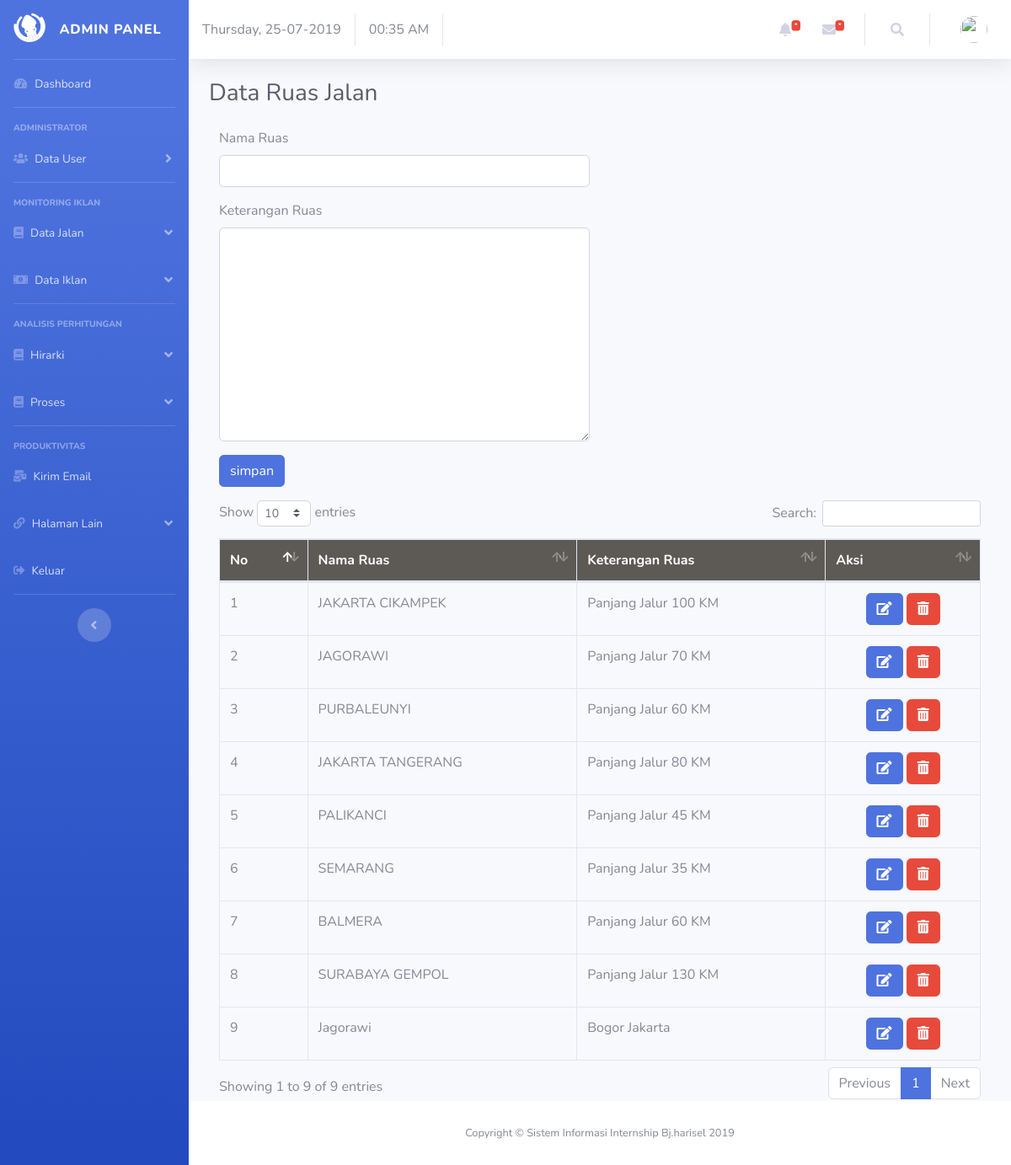
Page /index.php/jalan on the committed database.
### tables this page shows
CREATE TABLE `jalan` (
  `id_jalan` int(11) NOT NULL,
  `namajalan` varchar(128) NOT NULL,
  `keterangan` text NOT NULL
);

### application/controllers/Jalan.php (called while the page is built, shortened)
<?php
class Jalan extends CI_Controller {
	public function __construct()
	{
		$this->load->model('model_jalan');
		$this->load->library('cart');
	}
	public function index()
	{
        $data=array(
            'title'=>'Admin Panel',
            'judul'=>'Data Ruas Jalan',
            'active_v_data'=>'active',
            'info_admin'=>$this->modelapp->TampilData('admin'),
            'info_user'=>$this->modelapp->TampilData('admin'),
            'itemjalan'=>$this->model_jalan->getAll(),
        );
		$data['admin'] = $this->db->get_where('admin', ['email' => $this->session->userdata('email')])->row_array();
		$this->load->view('element/admin_header', $data);
		$this->load->view('element/admin_sidebar', $data);
		$this->load->view('element/admin_topbar', $data);
		$this->load->view('admin/v_datajalan', $data);
		$this->load->view('element/admin_footer');
    }
}

### index.php (called while the page is built, shortened)
<?php
require_once BASEPATH.'core/CodeIgniter.php';

### application/models/Model_jalan.php (called while the page is built, shortened)
<?php
class Model_jalan extends CI_Model {
	public function getAll(){
		$query = $this->db->get('jalan');
		return $query;
	}
}

### application/views/admin/v_datajalan.php (the view)
  <div class="container-fluid">
    <h1 class="h3 mb-4 text-gray-800"><?= $judul; ?></h1>
      <div class="col-md-6 col-sm-6">
          <form method="post" action="<?php echo site_url('jalan/createjalan')?>">
              <div class="form-group">
                  <label for="namajalan">Nama Ruas</label>
                  <input type="text" name="namajalan" class="form-control">
              </div>
              <div class="form-group">
                  <label for="keterangan">Keterangan Ruas</label>
                  <textarea name="keterangan" id="keterangan" cols="30" rows="10" class="form-control" placeholder=""></textarea>
              </div>
              <div class="form-group">
                  <input type="submit" value="simpan" class="btn btn-primary">
              </div>
          </form>
      </div>
      <div class="col-md-12 col-sm-12">
      <div class="table-responsive">
              <table class='table table-bordered' id='dataTable' width='100%' cellspacing='0'>
              <thead>
                  <tr>
                      <th style="background:#5d5a56;color:#fff">No</th>
                      <th style="background:#5d5a56;color:#fff">Nama Ruas</th>
                      <th style="background:#5d5a56;color:#fff">Keterangan Ruas</th>
                      <th style="background:#5d5a56;color:#fff">Aksi</th>
                  </tr>
              </thead>
              <tbody>
          <?php
              $no = 1;
              foreach ($itemjalan->result() as $jalan) {
                  echo "<tr>";
                  echo "<td>".$no++."</td>";
                  echo "<td>".$jalan->namajalan."</td>";
                  echo "<td>".$jalan->keterangan."</td>";
                  echo "<td align='center'><a href='".site_url('jalan/editjalan')."/".$jalan->id_jalan."'><button class='btn btn-primary'><i class='fas fa-edit'></i></button></a>";
                  echo " <a href='".site_url('jalan/deletejalan')."/".$jalan->id_jalan."'><button class='btn btn-danger'><i class='fas fa-trash-alt'></i></button></a></td>";
                  echo "</tr>";
              }
              ?>
              </tbody>
              </table>
          </div>
      </div>
  </div>
</div>

### application/views/element/admin_header.php (shortened to what this page needs)
<!DOCTYPE html>
<html lang="en">
<head>
  <link href="<?= base_url('assets/'); ?>vendor/fontawesome-free/css/all.min.css" rel="stylesheet" type="text/css">
  <link href="<?= base_url('assets/'); ?>css/sb-admin-2.min.css" rel="stylesheet">
  <link href="<?= base_url('assets/'); ?>vendor/datatables/dataTables.bootstrap4.min.css" rel="stylesheet">
</head>
<body id="page-top">
  <div id="wrapper">

### application/views/element/admin_sidebar.php (shortened to what this page needs)
<ul class="navbar-nav bg-gradient-primary sidebar sidebar-dark accordion" id="accordionSidebar">
  <a class="sidebar-brand d-flex align-items-center justify-content-center <?php if(isset($active_admin)){echo $active_admin ;}?>" href="<?php echo base_url('admin/index');?>">
    <div class="sidebar-brand-icon rotate-n-15">
      <i class="fab fa-gitkraken"></i>
    </div>
    <div class="sidebar-brand-text mx-3"><?= $title; ?></div>
  </a>
  <hr class="sidebar-divider my-0">
  <li class="nav-item">
    <a class="nav-link <?php if(isset($active_admin)){echo $active_admin ;}?>" href="<?php echo base_url('admin/index');?>">
      <i class="fas fa-fw fa-tachometer-alt"></i>
      <span>Dashboard</span></a>
  </li>
  <hr class="sidebar-divider">
  <div class="sidebar-heading">
    Administrator
  </div>
  <li class="nav-item">
    <a class="nav-link collapsed" href="#" data-toggle="collapse" data-target="#collapseUtilities" aria-expanded="true" aria-controls="collapseUtilities">
      <i class="fas fa-users"></i>
      <span>Data User</span>
    </a>
  </li>
  <hr class="sidebar-divider">
  <div class="sidebar-heading">
    Monitoring Iklan
  </div>
  <li class="nav-item">
      <a class="nav-link" href="#" data-toggle="collapse" data-target="#collapseUtilities3" aria-expanded="true" aria-controls="collapseUtilities3">
      <i class="fas fa-book"></i>
      <span>Data Jalan</span></a>
  </li>
  <li class="nav-item">
     <a class="nav-link" href="#" data-toggle="collapse" data-target="#collapseUtilities4" aria-expanded="true" aria-controls="collapseUtilities4">
      <i class="fas fa-money-bill-alt"></i>
      <span>Data Iklan</span></a>
  </li>
  <hr class="sidebar-divider">
  <div class="sidebar-heading">
    Analisis Perhitungan
  </div>
  <li class="nav-item">
      <a class="nav-link" href="#" data-toggle="collapse" data-target="#collapseUtilities5" aria-expanded="true" aria-controls="collapseUtilities5">
      <i class="fas fa-book"></i>
      <span>Hirarki</span></a>
  </li>
  <li class="nav-item">
      <a class="nav-link" href="#" data-toggle="collapse" data-target="#collapseUtilities6" aria-expanded="true" aria-controls="collapseUtilities6">
      <i class="fas fa-book"></i>
      <span>Proses</span></a>
  </li>
  <hr class="sidebar-divider">
  <div class="sidebar-heading">
    Produktivitas
  </div>
  <li class="nav-item">
    <a class="nav-link" href="<?= base_url('email'); ?>">
      <i class="fas fa-mail-bulk"></i>
      <span>Kirim Email</span></a>
  </li>
  <li class="nav-item">
    <a class="nav-link" href="#" data-toggle="collapse" data-target="#collapsePages" aria-expanded="true" aria-controls="collapsePages">
      <i class="fas fa-link"></i>
      <span>Halaman Lain</span>
    </a>
  </li>
  <li class="nav-item">
    <a class="nav-link" href="<?= base_url('login/keluar'); ?>">
      <i class="fas fa-sign-out-alt"></i>
      <span>Keluar</span></a>
  </li>
  <hr class="sidebar-divider d-none d-md-block">
  <div class="text-center d-none d-md-inline">
    <button class="rounded-circle border-0" id="sidebarToggle"></button>
  </div>
</ul>

### application/views/element/admin_topbar.php (shortened to what this page needs)
<div id="content-wrapper" class="d-flex flex-column">
  <div id="content">
    <nav class="navbar navbar-expand navbar-light bg-white topbar mb-4 static-top shadow">
      <?php
      echo date('l, d-m-Y');
      ?>
      <?php
      echo date("H:i A");
      ?>
      <ul class="navbar-nav ml-auto">
        <li class="nav-item dropdown no-arrow mx-1">
          <a class="nav-link dropdown-toggle" href="#" id="alertsDropdown" role="button" data-toggle="dropdown" aria-haspopup="true" aria-expanded="false">
            <i class="fas fa-bell fa-fw"></i>
            <span class="badge badge-danger badge-counter">*</span>
          </a>
        </li>
        <li class="nav-item dropdown no-arrow mx-1">
          <a class="nav-link dropdown-toggle" href="#" id="messagesDropdown" role="button" data-toggle="dropdown" aria-haspopup="true" aria-expanded="false">
            <i class="fas fa-envelope fa-fw"></i>
            <span class="badge badge-danger badge-counter">*</span>
          </a>
        </li>
        <li class="nav-item dropdown no-arrow">
          <a class="nav-link dropdown-toggle" href="#" id="alertsDropdown" role="button" data-toggle="dropdown" aria-haspopup="true" aria-expanded="false">
            <i class="fas fa-search fa-fw"></i>
          </a>
        </li>
        <li class="nav-item dropdown no-arrow">
          <a class="nav-link dropdown-toggle" href="#" id="userDropdown" role="button" data-toggle="dropdown" aria-haspopup="true" aria-expanded="false">
            <img class="img-profile rounded-circle" src="<?= base_url('assets/img/profile/') . $admin['image']; ?>">
          </a>
        </li>
      </ul>
    </nav>

### application/views/element/admin_footer.php (shortened to what this page needs)
      <footer class="sticky-footer bg-white">
        <div class="container my-auto">
          <div class="copyright text-center my-auto">
            <span>Copyright &copy; Sistem Informasi Internship Bj.harisel <?= date('Y'); ?> </span>
          </div>
        </div>
      </footer>
    </div>
  </div>
</body>
</html>

### rows in the picture
jalan: namajalan "JAKARTA CIKAMPEK", keterangan "Panjang Jalur 100 KM"
jalan: namajalan "JAGORAWI", keterangan "Panjang Jalur 70 KM"
jalan: namajalan "PURBALEUNYI", keterangan "Panjang Jalur 60 KM"
jalan: namajalan "JAKARTA TANGERANG", keterangan "Panjang Jalur 80 KM"
jalan: namajalan "PALIKANCI", keterangan "Panjang Jalur 45 KM"
jalan: namajalan "SEMARANG", keterangan "Panjang Jalur 35 KM"
jalan: namajalan "BALMERA", keterangan "Panjang Jalur 60 KM"
jalan: namajalan "SURABAYA GEMPOL", keterangan "Panjang Jalur 130 KM"
jalan: namajalan "Jagorawi", keterangan "Bogor Jakarta"

### other values in the picture
$title "ADMIN PANEL"
$judul "Data Ruas Jalan"
